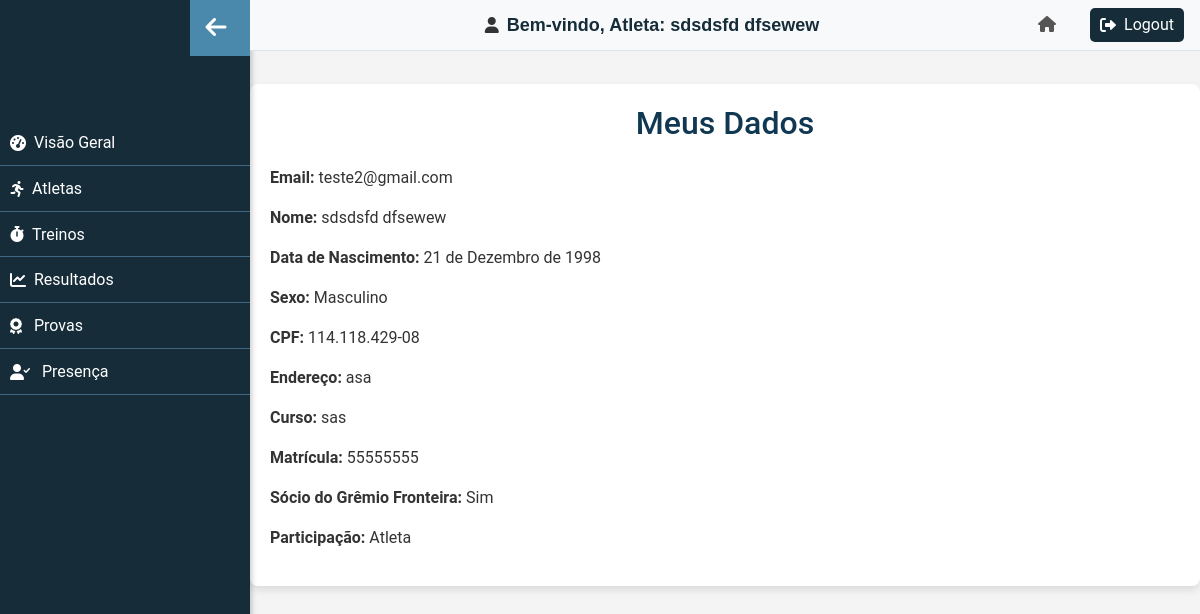
Page /atletas/ (signed in) on the committed database.
### core/models.py (models this page shows, shortened)
class ModelUsuario(AbstractUser):
    email=models.EmailField('E-mail', unique=True) # usar email para fazer o login
    fone=models.CharField(
        max_length=11,
        validators=[phone_validator],
        blank=True,
        verbose_name="Número de celular",
        help_text="Somente números (DDD + 9 dígitos)",
    )
    is_staff=models.BooleanField('Treinador', default=True)
    data_nascimento = models.DateField(null=True)
    SEXO_CHOICES = (
        ('F', 'Feminino'),
        ('M', 'Masculino'),
        ('O', 'Outros'),
    )
    sexo = models.CharField(
        max_length=1,
        choices=SEXO_CHOICES,
        verbose_name="Sexo",
        help_text="Selecione o sexo: Feminino, Masculino ou Outros",
    )
    cpf = models.CharField(
        max_length=14,  # Com traços e pontos, o máximo é 14 caracteres
        unique=True,
        validators=[cpf_validator],
        verbose_name="CPF",
        help_text="Informe seu CPF no formato xxx.xxx.xxx-xx",
    )
    endereco = models.CharField(max_length=100)
    curso = models.CharField(max_length=100)
    matricula =models.CharField(
        max_length=8,
        unique=True,
        blank=True,
        null=True,
        validators=[matricula_validator],
        verbose_name="Matrícula",
        help_text="Informe sua matrícula com 8 dígitos.",
    )
    socio = models.BooleanField('Sócio do Grêmio Fronteira', default=True)
    USERNAME_FIELD='email'      #poderiamos definir qualquer outro campo como username
    REQUIRED_FIELDS=['first_name', 'last_name', 'fone','data_nascimento','sexo', 'cpf','endereco','curso', 'matricula', 'socio']
    objects = UsuarioManager()#com isso especificicamos parao django usar o noss manager e não o padrao

### core/views.py (the view)
# urls.py: path('atletas/', atletas, name='atletas'),
def atletas(request):
    modelusuarios_list = ModelUsuario.objects.all()  # Adicione esta linha
    return render(request, 'atletas.html', {'modelusuarios_list': modelusuarios_list})

### core/templates/atletas.html (shortened to what this page needs)
{% load static %}
<!DOCTYPE html>
<html lang="pt-br">
<head>
    <link rel="stylesheet" href="https://stackpath.bootstrapcdn.com/bootstrap/4.5.2/css/bootstrap.min.css">
    <link rel="stylesheet" href="{% static 'css/style.css' %}">
    <link rel="stylesheet" href="https://cdnjs.cloudflare.com/ajax/libs/font-awesome/6.0.0-beta3/css/all.min.css">
</head>
<body>
    {% include 'sidebar.html' %}
    {% include 'header.html' %}
    <div class="center-content">
        {% block content %}
            <div class="container mt-4">
                {% if user.is_authenticated %}
                    {% if user.is_staff %}
                        <h2 class="mb-4">Buscar Atletas</h2>
                        <form method="GET" action="{% url 'atletas' %}" id="form-busca-atleta">
                            <div class="form-group">
                                <label for="id_modelusuario">Usuário:</label>
                                <select class="custom-select" name="modelusuario" id="id_modelusuario" required>
                                    {% for usuario in modelusuarios_list %}
                                        <option value="{{ usuario.pk }}">{{ usuario.first_name }} {{ usuario.last_name }}</option>
                                    {% endfor %}
                                </select>
                            </div>
                            <button type="button" class="btn btn-primary" onclick="exibirDetalhesAtleta()">Buscar</button>
                        </form>
                        <div id="dados-atletas" class="mt-4">
                            {% for usuario in modelusuarios_list %}
                                <div class="detalhes-atleta" id="atleta-{{ usuario.pk }}" style="display: none;">
                                    <h2>Detalhes do Atleta</h2>
                                    <p><strong>Email:</strong> {{ usuario.email }}</p>
                                    <p><strong>Nome:</strong> {{ usuario.get_full_name }}</p>
                                    <p><strong>Data de Nascimento:</strong> {{ usuario.data_nascimento }}</p>
                                    <p><strong>Sexo:</strong> {{ usuario.get_sexo_display }}</p>
                                    <p><strong>CPF:</strong> {{ usuario.cpf }}</p>
                                    <p><strong>Endereço:</strong> {{ usuario.endereco }}</p>
                                    <p><strong>Curso:</strong> {{ usuario.curso }}</p>
                                    <p><strong>Matrícula:</strong> {{ usuario.matricula }}</p>
                                    <p><strong>Sócio do Grêmio Fronteira:</strong> {% if usuario.socio %}Sim{% else %}Não{% endif %}</p>
                                    <p><strong>Participação:</strong> Atleta</p>
                                </div>
                            {% endfor %}
                        </div>
                    {% else %}
                        <h2 class="mb-4">Meus Dados</h2>
                        <p><strong>Email:</strong> {{ user.email }}</p>
                        <p><strong>Nome:</strong> {{ user.get_full_name }}</p>
                        <p><strong>Data de Nascimento:</strong> {{ user.data_nascimento }}</p>
                        <p><strong>Sexo:</strong> {{ user.get_sexo_display }}</p>
                        <p><strong>CPF:</strong> {{ user.cpf }}</p>
                        <p><strong>Endereço:</strong> {{ user.endereco }}</p>
                        <p><strong>Curso:</strong> {{ user.curso }}</p>
                        <p><strong>Matrícula:</strong> {{ user.matricula }}</p>
                        <p><strong>Sócio do Grêmio Fronteira:</strong> {% if user.socio %}Sim{% else %}Não{% endif %}</p>
                        <p><strong>Participação:</strong> Atleta</p>
                    {% endif %}
                {% else %}
                    <p>Você não está autenticado.</p>
                {% endif %}
            </div>
        {% endblock %}
    </div>
</body>
</html>

### core/templates/sidebar.html (shortened to what this page needs)
<aside class="sidebar">
  <nav class="menu">
    <ul>
      <li>
        <a href="{% url 'dashboard' %}"
          ><i class="fas fa-tachometer-alt icon"></i
          ><span class="link-text">Visão Geral</span></a
        >
      </li>
      <li>
        <a href="{% url 'atletas' %}"
          ><i class="fas fa-running icon"></i
          ><span class="link-text">Atletas</span></a
        >
      </li>
      <li>
        <a href="{% url 'treinos' %}"
          ><i class="fas fa-stopwatch icon"></i
          ><span class="link-text">Treinos</span></a
        >
      </li>
      <li>
        <a href="{% url 'resultados' %}"
          ><i class="fas fa-chart-line icon"></i
          ><span class="link-text">Resultados</span></a
        >
      </li>
      <li>
        <a href="{% url 'provas' %}">
          <i class="fas fa-award icon"></i>
          <span class="link-text">Provas</span>
        </a>
      </li>
      <li>
        <a href="{% url 'presenca' %}">
          <i class="fas fa-user-check icon"></i>
          <span class="link-text">Presença</span>
        </a>
      </li>
    </ul>
  </nav>
</aside>
<button class="sidebar-toggle">
  <i class="fas fa-arrow-left"></i>
</button>

### core/templates/header.html (shortened to what this page needs)
<header>
    <link rel="stylesheet" href="https://cdnjs.cloudflare.com/ajax/libs/font-awesome/6.0.0/css/all.min.css">
    {% if user.is_authenticated %}
        <div class="user-info">
            <i class="fas fa-user user-icon " ></i>
            <span id="welcome-message" class="username">
                Bem-vindo, {% if user.is_staff %}Treinador(a){% else %}Atleta{% endif %}: {{ user.get_full_name|default:user.username }}
            </span>
        </div>
    {% endif %}
    <div class="header-icons">
        <a href="{% url 'dashboard' %}" class="home-link" title="Dashboard">
            <i class="fas fa-home"></i>
        </a>
        <a class="logout-button" href="{% url 'logout' %}">
            <i class="fas fa-sign-out-alt logout-icon"></i>
            Logout
        </a>
    </div>
</header>

### core/static/css/style.css (style rules this page uses)
body { background-color: #f7f8fc; font-family: "Segoe UI", Tahoma, Geneva, Verdana, sans-serif; padding-top: 60px; }
.sidebar { width: 250px; height: 100vh; position: fixed; left: 0; top: 0; background-color: #162c39; overflow-x: hidden; overflow-y: auto; box-shadow: 2px 0 5px rgba(0, 0, 0, 0.2); z-index: 1000; transition: width 0.3s; padding-top: 60px; }
.sidebar .menu { padding-top: 60px; }
.sidebar .menu ul { list-style-type: none; padding: 0; margin: 0; }
.sidebar .menu ul li { padding: 10px; border-bottom: 1px solid #406882; }
.sidebar .menu ul li a { color: #fff; text-decoration: none; display: block; transition: background-color 0.3s; }
.sidebar-toggle { position: fixed; top: 0; left: 0; z-index: 1001; background-color: #4b89ac; color: #fff; border: none; width: 60px; padding: 10px 15px; font-size: 1.5rem; cursor: pointer; }
.icon { margin-right: 10px; vertical-align: middle; }
.link-text { vertical-align: middle; }
.sidebar.active ~ .sidebar-toggle { left: 190px; }
header { background: #f8f9fa; padding: 0.5rem 1rem; display: flex; justify-content: space-between; align-items: center; border-bottom: 1px solid #dee2e6; position: fixed; top: 0; left: 250px; right: 0; z-index: 1050; box-sizing: border-box; flex-wrap: nowrap; }
.username, .logout-form, .admin-link, .home-link, .login-link { font-size: 1rem; color: #555; }
.user-info { display: flex; align-items: center; }
.header-icons { display: flex; gap: 1rem; align-items: center; }
.fas { margin-right: 8px; }
#welcome-message { font-weight: bold; font-family: 'Arial', sans-serif; color: #162c39; font-size: 18px; }
.logout-button { cursor: pointer; background-color: #162c39; color: #fff; text-decoration: none; padding: 5px 10px; border-radius: 5px; transition: background-color 0.3s ease; margin-bottom: 0; display: inline-block; margin-left: 10px; width: 100%; box-sizing: border-box; display: flex; align-items: center; }
.logout-button i { margin-right: 8px; }
body { background-color: #f5f5f5; color: #333; font-family: 'Roboto', sans-serif; }
body { font-family: 'Roboto', sans-serif; background-color: #f4f4f4; color: #333; }
.container { background-color: #ffffff; border-radius: 8px; padding: 20px; box-shadow: 0 4px 8px rgba(0, 0, 0, 0.1); }
h2.mb-4 { color: #103852; text-align: center; }
.sidebar a { color: #333; transition: color 0.3s ease; }

### rows in the picture
ModelUsuario: get_full_name "sdsdsfd dfsewew", email "teste2@gmail.com", data_nascimento "21 de Dezembro de 1998", sexo "Masculino", cpf "114.118.429-08", endereco "asa", curso "sas", matricula "55555555"
